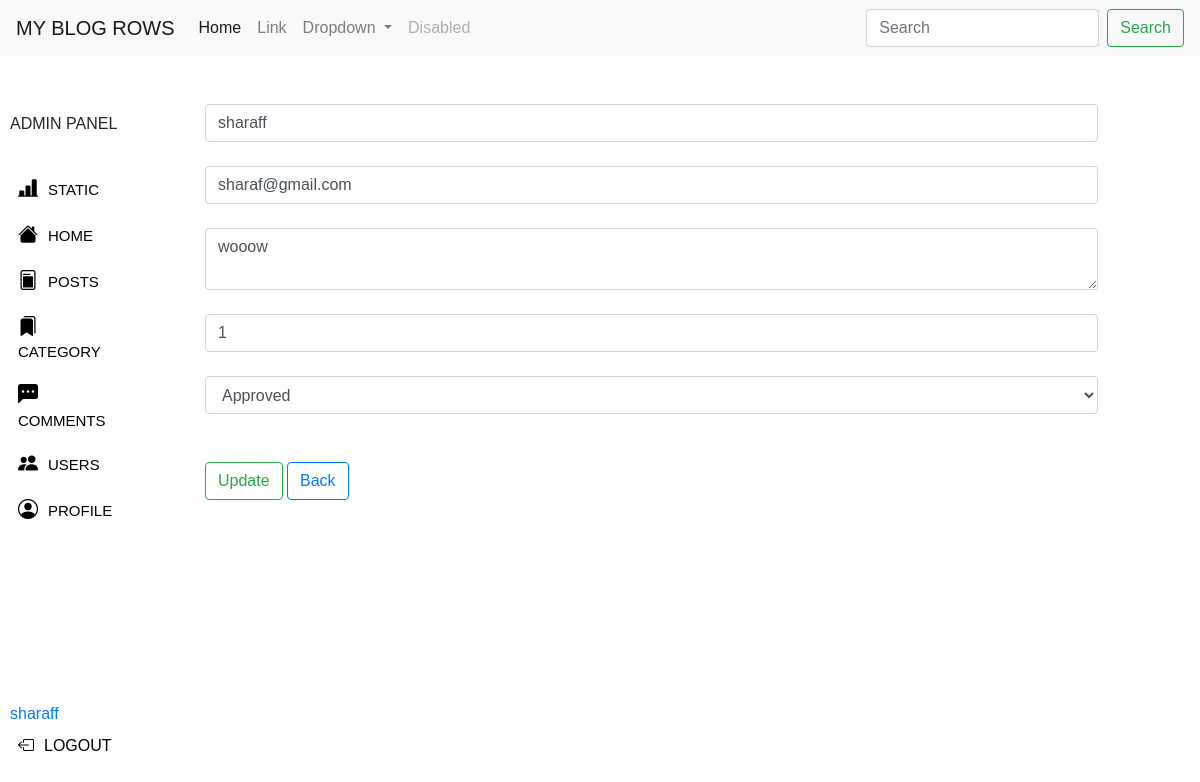
Page /Admin/comment_edit.php?edit_id=6 (signed in) on the committed database.
### tables this page shows
CREATE TABLE `comment` (
  `comment_id` int(11) NOT NULL,
  `comment_post_id` int(11) NOT NULL,
  `comment_author` varchar(255) NOT NULL,
  `comment_email` varchar(255) NOT NULL,
  `comment_content` text DEFAULT NULL,
  `comment_status` varchar(255) DEFAULT NULL,
  `comment_date` datetime DEFAULT NULL
);

### Admin/comment_edit.php (the view, shortened to what this page needs)
<!doctype html>
<html lang="en">
<head>
    <link rel="stylesheet" href="https://stackpath.bootstrapcdn.com/bootstrap/4.3.1/css/bootstrap.min.css"
>
</head>
<?PHP ob_start();  include 'Header.php';
include 'DBconnection.php';
?>
<body>
    <div class="row">
        <div class="col-2">
            <?php include 'Sidebar.php' ?>
        </div>
        <div class="col-9">
        <?php
            $cmt_id = $_GET['edit_id'];
            $View_query = "SELECT * FROM comment WHERE comment_id = $cmt_id";
            $view_result = mysqli_query($conn , $View_query);
            while ($row = mysqli_fetch_assoc($view_result)) {
                $comment_author = $row['comment_author'];
                $comment_email = $row['comment_email'];
                $comment = $row['comment_content'];
                $comment_post = $row['comment_post_id'];
            }
        ?>
        <form action="" class="form" method="post">
                    <input type="text" class="form-control" name="input_author" placeholder="author" value="<?PHP echo $comment_author  ?>"> <br>
                    <input type="text" class="form-control" name="input_email" placeholder="email" value="<?PHP echo $comment_email  ?>"><br>
                    <textarea class="form-control" name="input_comments" id=""><?PHP echo $comment  ?></textarea> <br>
                    <input type="text" class="form-control" name="input_post" placeholder="post" value="<?PHP echo $comment_post ?>"><br>
                    <select class="form-control" name="input_status" id="">
                        <option value="approved">Approved</option>
                    </select><br><br>
                    <button type="submit" class="btn btn-outline-success" name="btn_edit"> Update</button></a>
                    <a class="btn btn-outline-primary" href="Comments.php">Back</a>
                </form>
        </div>
    </div>
</body>
</html>

### Admin/css/admin_sidebar.css (style rules this page uses)
* { margin: 0; margin: 0; }
body { font-family: Arial, Helvetica, sans-serif; }

### rows in the picture
comment: input_author "sharaff", input_email "sharaf@gmail.com", input_comments "wooow", input_post "1"

### other values in the picture
$_SESSION['session_username'] "sharaff"
